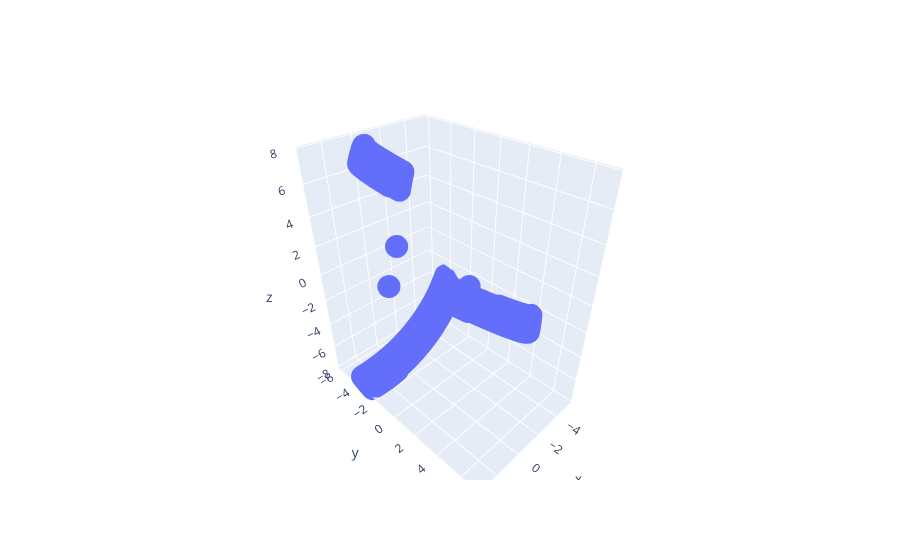

Source (notebook cell):
### Code cell
fig = go.Figure()
#fig.update_xaxes(range=[140, 190])
#fig.update_traces(mode='markers')
fig.add_trace(go.Scatter3d(
    x=points2[:,0],
    y=points2[:,1],
    z=points2[:,2],
    mode='markers',
))

fig.show()

### Figure 1 — Plotly figure (JSON) as saved in the notebook; plotly's stock layout.template omitted (floating-point values rounded to 4 significant figures; data arrays with more than 128 entries replaced by an {"elided": "..."} marker saying what was removed)
{"data": [{"mode": "markers", "type": "scatter3d", "x": {"elided": "7170 float values"}, "y": {"elided": "7170 float values"}, "z": {"elided": "7170 float values"}}], "layout": {}}
